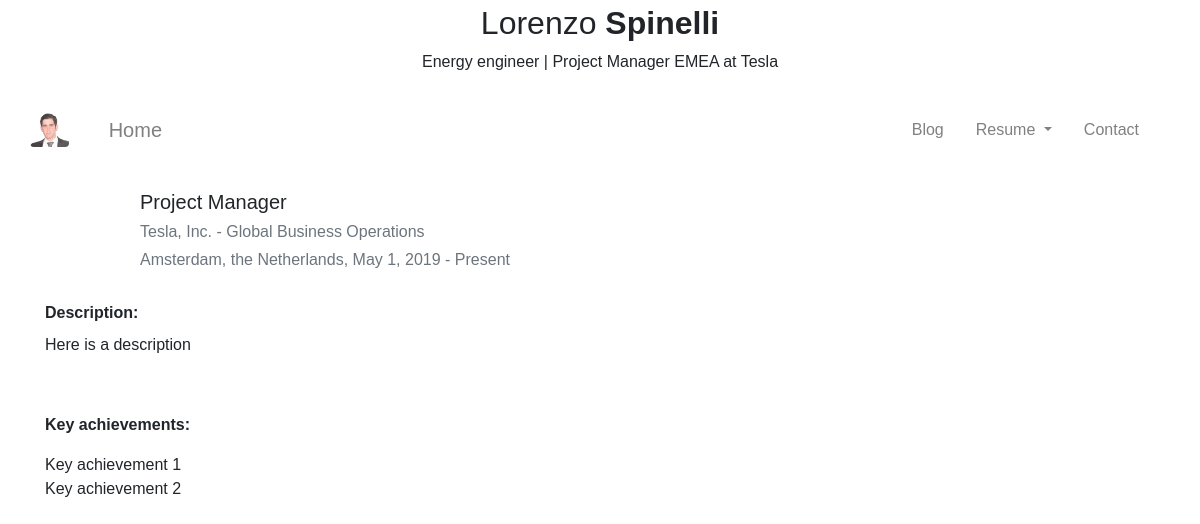
Page /resume/experience/project-manager/ on the committed database.
### resume/models.py (models this page shows)
class CVEntry(Named, Datable, TimeStampable,
              Localizable, Described, Attachable):
    company = models.ForeignKey(
        Company,
        related_name='%(class)s_related',
        related_query_name='%(class)ss',
        on_delete=models.CASCADE,
    )
    project = models.ManyToManyField(
        Project,
        related_name='%(class)s_related',
        related_query_name='%(class)ss',
        blank=True,
    )
    class Meta:
        abstract = True

class Experience(CVEntry):
    department = models.CharField(max_length=100, blank=True)
    key_achievements = models.TextField(blank=True)

class Company(Named):
    logo = models.ImageField(upload_to='logos/', blank=True)
    class Meta:
        verbose_name_plural = 'Companies'

### resume/views.py (the view)
class ExperienceDetailView(DetailView):
    model = models.Experience
    template_name = 'mainpage/resume/experience_detail.html'

### resume/base_models.py (called while the page is built)
    def __str__(self):
        return self.name

    @property
    def end_date_display(self):
        if self.current:
            return "Present"
        if self.end_date:
            return self.end_date
        return "No end date"

### templates/mainpage/resume/experience_detail.html (shortened to what this page needs)
{% extends "mainpage/base.html" %}
{% block body_block %}
<div class="row my-4">
    <div class="col-sm-2 col-lg-1 mx-auto">
    </div>
    <div class="col-sm-10 col-lg-11">
        <h5 class="">{{ experience.name }}</h5>
        <h6 class="mb-2 text-muted">
                {{ experience.company }} - {{ experience.department }}
        </h6>
        <h6 class="mb-2 text-muted">
            {{ experience.location }}, {{ experience.start_date }} - {{ experience.end_date_display }}
        </h6>
    </div>
</div>
<p class="my-2"><strong>Description:</strong><br>
    {{ experience.description|linebreaks }}<br>
</p>
{% if experience.key_achievements%}
<p class=""><strong>Key achievements:</strong><br>
    {{ experience.key_achievements|linebreaks }}
</p>
{% endif %}
{% endblock %}

### static/mainpage/mainstyle.css (style rules this page uses)
body { font-family: Arial; }
.row { z-index: 1; }

### rows in the picture
Experience: name "Project Manager", company "Tesla, Inc.", department "Global Business Operations", location "Amsterdam, the Netherlands", start_date "May 1, 2019", end_date_display "Present", description "Here is a description", key_achievements "Key achievement 1 Key achievement 2"
